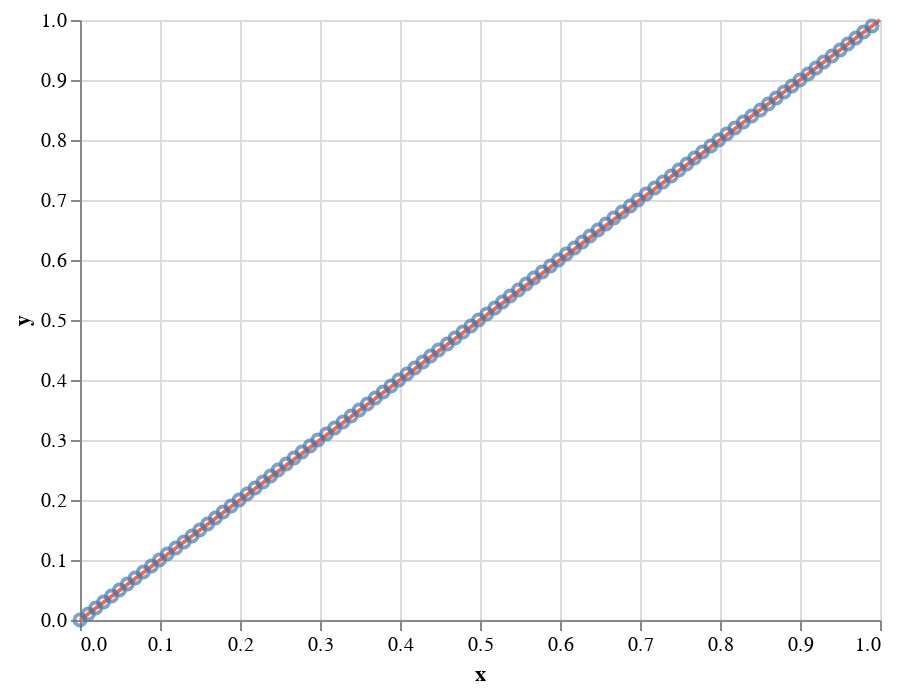

Notebook cell for this chart:
### Markdown cell above
The function `random()` in the `np.random` module generates random numbers on the interval $[0,1)$.  The `size` kwarg is how many random numbers you wish to generate, and is a kwarg in all of Numpy's random number generators.  They are returned as a Numpy array.

We can check to make sure it is appropriately drawing random numbers out of the uniform distribution by plotting the cumulative distribution function, just like we did last time.  We'll generate 100,000 random numbers and plot them along with the CDF.

### Code cell
# Generate random numbers
x = np.random.random(size=100000)

# Make ECDF values
x, y = bootcamp_utils.ecdf_vals(x)

# Make a data frame with thinned values from the ECDF
df_ecdf = pd.DataFrame(data={'x': x[::1000], 'y': y[::1000]})

# Smooth CDF is a straight line from (0, 0), to (1, 1)
df_cdf = pd.DataFrame(data={'x': [0, 1], 'y': [0, 1]})

# Make the plot
ecdf = alt.Chart(df_ecdf
    ).mark_point(
    ).encode(
        x='x:Q',
        y='y:Q')

cdf = alt.Chart(df_cdf
    ).mark_line(
        color='tomato'
    ).encode(
        x='x:Q',
        y='y:Q')

cdf + ecdf

### Figure 1 — Vega-Lite specification as saved in the notebook (floating-point values rounded to 4 significant figures)
{"$schema": "https://vega.github.io/schema/vega-lite/v2.4.3.json", "config": {"view": {"height": 300, "width": 400}}, "layer": [{"data": {"values": [{"x": 0, "y": 0}, {"x": 1, "y": 1}]}, "encoding": {"x": {"field": "x", "type": "quantitative"}, "y": {"field": "y", "type": "quantitative"}}, "mark": {"color": "tomato", "type": "line"}}, {"data": {"values": [{"x": 1.138e-06, "y": 1e-05}, {"x": 0.01029, "y": 0.01001}, {"x": 0.01965, "y": 0.02001}, {"x": 0.02947, "y": 0.03001}, {"x": 0.03945, "y": 0.04001}, {"x": 0.04932, "y": 0.05001}, {"x": 0.05919, "y": 0.06001}, {"x": 0.06886, "y": 0.07001}, {"x": 0.07915, "y": 0.08001}, {"x": 0.08931, "y": 0.09001}, {"x": 0.0993, "y": 0.1}, {"x": 0.109, "y": 0.11}, {"x": 0.1197, "y": 0.12}, {"x": 0.13, "y": 0.13}, {"x": 0.14, "y": 0.14}, {"x": 0.1496, "y": 0.15}, {"x": 0.1595, "y": 0.16}, {"x": 0.1692, "y": 0.17}, {"x": 0.1789, "y": 0.18}, {"x": 0.1889, "y": 0.19}, {"x": 0.1989, "y": 0.2}, {"x": 0.209, "y": 0.21}, {"x": 0.2188, "y": 0.22}, {"x": 0.2287, "y": 0.23}, {"x": 0.2383, "y": 0.24}, {"x": 0.2476, "y": 0.25}, {"x": 0.2578, "y": 0.26}, {"x": 0.2677, "y": 0.27}, {"x": 0.2776, "y": 0.28}, {"x": 0.2876, "y": 0.29}, {"x": 0.2974, "y": 0.3}, {"x": 0.3081, "y": 0.31}, {"x": 0.3183, "y": 0.32}, {"x": 0.3287, "y": 0.33}, {"x": 0.3389, "y": 0.34}, {"x": 0.349, "y": 0.35}, {"x": 0.3591, "y": 0.36}, {"x": 0.3691, "y": 0.37}, {"x": 0.3789, "y": 0.38}, {"x": 0.3887, "y": 0.39}, {"x": 0.3985, "y": 0.4}, {"x": 0.4087, "y": 0.41}, {"x": 0.4184, "y": 0.42}, {"x": 0.4285, "y": 0.43}, {"x": 0.4383, "y": 0.44}, {"x": 0.4481, "y": 0.45}, {"x": 0.4591, "y": 0.46}, {"x": 0.4687, "y": 0.47}, {"x": 0.4786, "y": 0.48}, {"x": 0.4887, "y": 0.49}, {"x": 0.4982, "y": 0.5}, {"x": 0.5085, "y": 0.51}, {"x": 0.5185, "y": 0.52}, {"x": 0.5281, "y": 0.53}, {"x": 0.5377, "y": 0.54}, {"x": 0.548, "y": 0.55}, {"x": 0.5577, "y": 0.56}, {"x": 0.5674, "y": 0.57}, {"x": 0.5778, "y": 0.58}, {"x": 0.5881, "y": 0.59}, {"x": 0.5981, "y": 0.6}, {"x": 0.6079, "y": 0.61}, {"x": 0.6181, "y": 0.62}, {"x": 0.6278, "y": 0.63}, {"x": 0.6375, "y": 0.64}, {"x": 0.6475, "y": 0.65}, {"x": 0.6574, "y": 0.66}, {"x": 0.6673, "y": 0.67}, {"x": 0.6776, "y": 0.68}, {"x": 0.6878, "y": 0.69}, {"x": 0.6975, "y": 0.7}, {"x": 0.7078, "y": 0.71}, {"x": 0.7184, "y": 0.72}, {"x": 0.7288, "y": 0.73}, {"x": 0.7391, "y": 0.74}, {"x": 0.7487, "y": 0.75}, {"x": 0.7585, "y": 0.76}, {"x": 0.7682, "y": 0.77}, {"x": 0.7781, "y": 0.78}, {"x": 0.7884, "y": 0.79}, {"x": 0.7984, "y": 0.8}, {"x": 0.8085, "y": 0.81}, {"x": 0.8186, "y": 0.82}, {"x": 0.8292, "y": 0.83}, {"x": 0.8396, "y": 0.84}, {"x": 0.8504, "y": 0.85}, {"x": 0.8603, "y": 0.86}, {"x": 0.8702, "y": 0.87}, {"x": 0.8801, "y": 0.88}, {"x": 0.89, "y": 0.89}, {"x": 0.8999, "y": 0.9}, {"x": 0.9101, "y": 0.91}, {"x": 0.9199, "y": 0.92}, {"x": 0.9296, "y": 0.93}, {"x": 0.94, "y": 0.94}, {"x": 0.9502, "y": 0.95}, {"x": 0.9597, "y": 0.96}, {"x": 0.9697, "y": 0.97}, {"x": 0.9795, "y": 0.98}, {"x": 0.9901, "y": 0.99}]}, "encoding": {"x": {"field": "x", "type": "quantitative"}, "y": {"field": "y", "type": "quantitative"}}, "mark": "point"}]}
